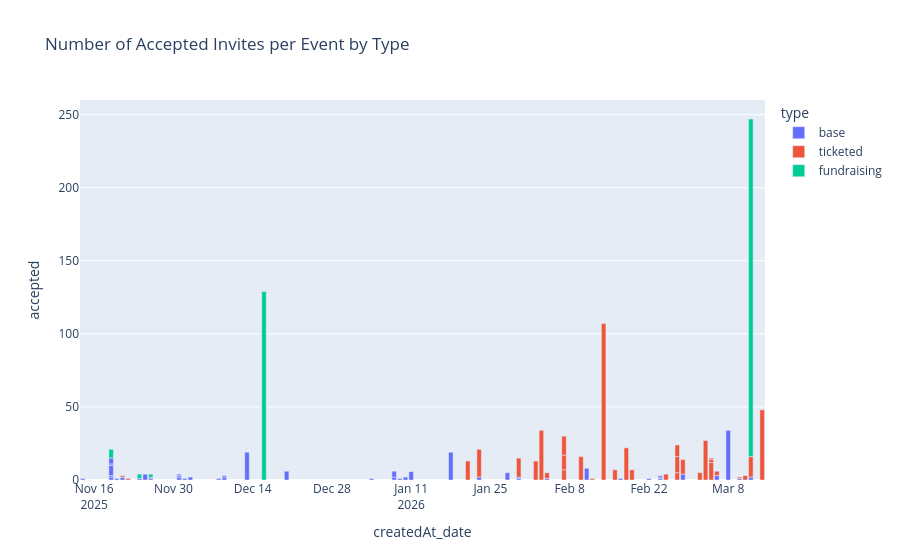

Notebook code cell kept with this figure:
### Code cell
#Plotting number of accepted invites per event by type
count_rsvp['createdAt_date'] = count_rsvp['createdAt'].dt.date
px.bar(count_rsvp[count_rsvp['type'] != 'checkin'], x='createdAt_date', y='accepted', color='type', title='Number of Accepted Invites per Event by Type').show()

### Figure 1 — Plotly figure (JSON) as saved in the notebook; plotly's stock layout.template omitted (floating-point values rounded to 4 significant figures)
{"data": [{"hovertemplate": "type=base<br>createdAt_date=%{x}<br>accepted=%{y}<extra></extra>", "legendgroup": "base", "marker": {"color": "#636efa", "pattern": {"shape": ""}}, "name": "base", "orientation": "v", "showlegend": true, "textposition": "auto", "type": "bar", "x": ["2026-03-06", "2026-01-30", "2026-01-04", "2025-12-02", "2026-01-11", "2025-12-20", "2025-11-25", "2025-11-19", "2025-12-01", "2025-11-19", "2025-11-20", "2026-02-17", "2025-11-14", "2026-02-24", "2025-11-19", "2026-02-24", "2026-03-10", "2025-12-09", "2025-11-19", "2026-02-11", "2025-12-09", "2025-11-21", "2026-01-28", "2026-01-10", "2026-01-08", "2026-01-11", "2025-12-01", "2026-01-08", "2025-12-13", "2025-11-26", "2025-11-26", "2026-02-28", "2025-12-01", "2025-11-19", "2026-02-24", "2026-02-04", "2026-01-09", "2026-03-12", "2026-01-30", "2025-12-08", "2025-11-19", "2025-11-21", "2026-01-23", "2026-02-22", "2025-12-03", "2026-03-08", "2025-11-24", "2026-01-18"], "xaxis": "x", "y": [3.0, 1.0, 1.0, 1.0, 6.0, 6.0, 4.0, 0.0, 2.0, 2.0, 1.0, 1.0, 1.0, 1.0, 1.0, 1.0, 1.0, 2.0, 7.0, 8.0, 1.0, 2.0, 5.0, 2.0, 2.0, 0.0, 1.0, 4.0, 19.0, 1.0, 1.0, 4.0, 1.0, 1.0, 1.0, 1.0, 1.0, 2.0, 1.0, 1.0, 4.0, 0.0, 2.0, 1.0, 2.0, 34.0, 1.0, 19.0], "yaxis": "y"}, {"hovertemplate": "type=ticketed<br>createdAt_date=%{x}<br>accepted=%{y}<extra></extra>", "legendgroup": "ticketed", "marker": {"color": "#EF553B", "pattern": {"shape": ""}}, "name": "ticketed", "orientation": "v", "showlegend": true, "textposition": "auto", "type": "bar", "x": ["2026-03-12", "2026-02-07", "2026-02-07", "2026-02-27", "2026-03-11", "2025-11-21", "2026-01-21", "2026-03-10", "2026-02-10", "2026-03-04", "2026-02-02", "2026-02-28", "2026-02-12", "2026-01-30", "2026-03-05", "2026-03-05", "2026-03-05", "2026-02-18", "2026-03-03", "2026-02-07", "2026-02-04", "2026-02-03", "2026-02-16", "2026-02-19", "2026-02-14", "2026-02-25", "2026-03-06", "2026-03-14", "2025-11-22", "2026-02-27", "2026-02-27", "2026-01-23"], "xaxis": "x", "y": [14.0, 7.0, 10.0, 5.0, 3.0, 1.0, 13.0, 1.0, 16.0, 27.0, 13.0, 10.0, 1.0, 13.0, 12.0, 2.0, 1.0, 22.0, 5.0, 13.0, 4.0, 34.0, 7.0, 7.0, 107.0, 4.0, 3.0, 48.0, 1.0, 11.0, 8.0, 19.0], "yaxis": "y"}, {"hovertemplate": "type=fundraising<br>createdAt_date=%{x}<br>accepted=%{y}<extra></extra>", "legendgroup": "fundraising", "marker": {"color": "#00cc96", "pattern": {"shape": ""}}, "name": "fundraising", "orientation": "v", "showlegend": true, "textposition": "auto", "type": "bar", "x": ["2025-12-16", "2025-11-19", "2025-11-24", "2025-11-26", "2026-03-12"], "xaxis": "x", "y": [129.0, 6.0, 3.0, 2.0, 231.0], "yaxis": "y"}], "layout": {"barmode": "relative", "legend": {"title": {"text": "type"}, "tracegroupgap": 0}, "title": {"text": "Number of Accepted Invites per Event by Type"}, "xaxis": {"anchor": "y", "domain": [0, 1], "title": {"text": "createdAt_date"}}, "yaxis": {"anchor": "x", "domain": [0, 1], "title": {"text": "accepted"}}}}
